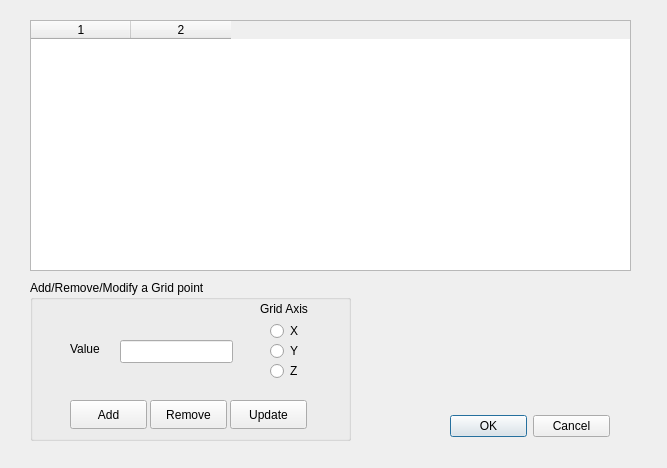
<ui version="4.0" >
 <class>ModifyGridPointsDlg</class>
 <widget class="QDialog" name="ModifyGridPointsDlg" >
  <property name="geometry" >
   <rect>
    <x>0</x>
    <y>0</y>
    <width>667</width>
    <height>468</height>
   </rect>
  </property>
  <property name="windowTitle" >
   <string>Grid Point Editor</string>
  </property>
  <widget class="QDialogButtonBox" name="buttonBox" >
   <property name="geometry" >
    <rect>
     <x>450</x>
     <y>410</y>
     <width>160</width>
     <height>32</height>
    </rect>
   </property>
   <property name="orientation" >
    <enum>Qt::Horizontal</enum>
   </property>
   <property name="standardButtons" >
    <set>QDialogButtonBox::Cancel|QDialogButtonBox::NoButton|QDialogButtonBox::Ok</set>
   </property>
  </widget>
  <widget class="QGroupBox" name="groupBox" >
   <property name="geometry" >
    <rect>
     <x>30</x>
     <y>280</y>
     <width>321</width>
     <height>161</height>
    </rect>
   </property>
   <property name="title" >
    <string>Add/Remove/Modify a Grid point</string>
   </property>
   <widget class="QPushButton" name="addButton" >
    <property name="geometry" >
     <rect>
      <x>40</x>
      <y>120</y>
      <width>77</width>
      <height>29</height>
     </rect>
    </property>
    <property name="text" >
     <string>Add</string>
    </property>
   </widget>
   <widget class="QPushButton" name="removeButton" >
    <property name="geometry" >
     <rect>
      <x>120</x>
      <y>120</y>
      <width>77</width>
      <height>29</height>
     </rect>
    </property>
    <property name="text" >
     <string>Remove</string>
    </property>
   </widget>
   <widget class="QPushButton" name="updateButton" >
    <property name="geometry" >
     <rect>
      <x>200</x>
      <y>120</y>
      <width>77</width>
      <height>29</height>
     </rect>
    </property>
    <property name="text" >
     <string>Update</string>
    </property>
   </widget>
   <widget class="QRadioButton" name="_x" >
    <property name="geometry" >
     <rect>
      <x>240</x>
      <y>40</y>
      <width>31</width>
      <height>22</height>
     </rect>
    </property>
    <property name="text" >
     <string>X</string>
    </property>
   </widget>
   <widget class="QRadioButton" name="_y" >
    <property name="geometry" >
     <rect>
      <x>240</x>
      <y>60</y>
      <width>31</width>
      <height>22</height>
     </rect>
    </property>
    <property name="text" >
     <string>Y</string>
    </property>
   </widget>
   <widget class="QRadioButton" name="_z" >
    <property name="geometry" >
     <rect>
      <x>240</x>
      <y>80</y>
      <width>31</width>
      <height>22</height>
     </rect>
    </property>
    <property name="text" >
     <string>Z</string>
    </property>
   </widget>
   <widget class="QLabel" name="label_3" >
    <property name="geometry" >
     <rect>
      <x>40</x>
      <y>60</y>
      <width>31</width>
      <height>18</height>
     </rect>
    </property>
    <property name="text" >
     <string>Value</string>
    </property>
   </widget>
   <widget class="QLineEdit" name="_value" >
    <property name="geometry" >
     <rect>
      <x>90</x>
      <y>60</y>
      <width>113</width>
      <height>23</height>
     </rect>
    </property>
   </widget>
   <widget class="QLabel" name="label_4" >
    <property name="geometry" >
     <rect>
      <x>230</x>
      <y>20</y>
      <width>53</width>
      <height>18</height>
     </rect>
    </property>
    <property name="text" >
     <string>Grid Axis</string>
    </property>
   </widget>
  </widget>
  <widget class="QTableWidget" name="_gridTable" >
   <property name="geometry" >
    <rect>
     <x>30</x>
     <y>20</y>
     <width>601</width>
     <height>251</height>
    </rect>
   </property>
   <property name="rowCount" >
    <number>0</number>
   </property>
   <property name="columnCount" >
    <number>2</number>
   </property>
   <column/>
   <column/>
  </widget>
 </widget>
 <resources/>
 <connections>
  <connection>
   <sender>buttonBox</sender>
   <signal>accepted()</signal>
   <receiver>ModifyGridPointsDlg</receiver>
   <slot>accept()</slot>
   <hints>
    <hint type="sourcelabel" >
     <x>248</x>
     <y>254</y>
    </hint>
    <hint type="destinationlabel" >
     <x>157</x>
     <y>274</y>
    </hint>
   </hints>
  </connection>
  <connection>
   <sender>buttonBox</sender>
   <signal>rejected()</signal>
   <receiver>ModifyGridPointsDlg</receiver>
   <slot>reject()</slot>
   <hints>
    <hint type="sourcelabel" >
     <x>316</x>
     <y>260</y>
    </hint>
    <hint type="destinationlabel" >
     <x>286</x>
     <y>274</y>
    </hint>
   </hints>
  </connection>
 </connections>
</ui>
